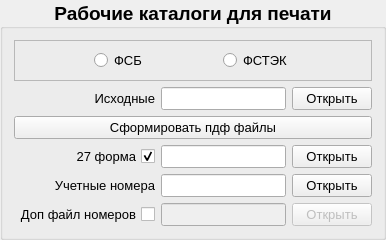
     <widget class="QGroupBox" name="groupBox_catalog_print">
      <property name="font">
       <font>
        <pointsize>14</pointsize>
        <weight>75</weight>
        <bold>true</bold>
       </font>
      </property>
      <property name="title">
       <string>Рабочие каталоги для печати</string>
      </property>
      <property name="alignment">
       <set>Qt::AlignCenter</set>
      </property>
      <layout class="QGridLayout" name="gridLayout_11">
       <item row="0" column="0" colspan="3">
        <widget class="QFrame" name="frame_12">
         <property name="sizePolicy">
          <sizepolicy hsizetype="Preferred" vsizetype="Fixed">
           <horstretch>0</horstretch>
           <verstretch>0</verstretch>
          </sizepolicy>
         </property>
         <property name="frameShape">
          <enum>QFrame::StyledPanel</enum>
         </property>
         <property name="frameShadow">
          <enum>QFrame::Raised</enum>
         </property>
         <layout class="QGridLayout" name="gridLayout_13">
          <item row="0" column="3">
           <widget class="QRadioButton" name="radioButton_FSTEK_print">
            <property name="font">
             <font>
              <pointsize>10</pointsize>
              <weight>50</weight>
              <bold>false</bold>
             </font>
            </property>
            <property name="text">
             <string>ФСТЭК</string>
            </property>
           </widget>
          </item>
          <item row="0" column="4">
           <spacer name="horizontalSpacer_16">
            <property name="orientation">
             <enum>Qt::Horizontal</enum>
            </property>
            <property name="sizeHint" stdset="0">
             <size>
              <width>40</width>
              <height>20</height>
             </size>
            </property>
           </spacer>
          </item>
          <item row="0" column="0">
           <spacer name="horizontalSpacer_15">
            <property name="orientation">
             <enum>Qt::Horizontal</enum>
            </property>
            <property name="sizeHint" stdset="0">
             <size>
              <width>40</width>
              <height>20</height>
             </size>
            </property>
           </spacer>
          </item>
          <item row="0" column="1">
           <widget class="QRadioButton" name="radioButton_FSB_print">
            <property name="font">
             <font>
              <pointsize>10</pointsize>
              <weight>50</weight>
              <bold>false</bold>
             </font>
            </property>
            <property name="text">
             <string>ФСБ</string>
            </property>
           </widget>
          </item>
          <item row="0" column="2">
           <spacer name="horizontalSpacer_5">
            <property name="orientation">
             <enum>Qt::Horizontal</enum>
            </property>
            <property name="sizeHint" stdset="0">
             <size>
              <width>40</width>
              <height>20</height>
             </size>
            </property>
           </spacer>
          </item>
         </layout>
        </widget>
       </item>
       <item row="1" column="0">
        <widget class="QLabel" name="label_old_print">
         <property name="sizePolicy">
          <sizepolicy hsizetype="Preferred" vsizetype="Fixed">
           <horstretch>0</horstretch>
           <verstretch>0</verstretch>
          </sizepolicy>
         </property>
         <property name="font">
          <font>
           <pointsize>10</pointsize>
           <weight>50</weight>
           <bold>false</bold>
          </font>
         </property>
         <property name="text">
          <string>Исходные</string>
         </property>
         <property name="alignment">
          <set>Qt::AlignRight|Qt::AlignTrailing|Qt::AlignVCenter</set>
         </property>
        </widget>
       </item>
       <item row="1" column="1">
        <widget class="QLineEdit" name="lineEdit_old_print">
         <property name="font">
          <font>
           <pointsize>10</pointsize>
           <weight>50</weight>
           <bold>false</bold>
          </font>
         </property>
        </widget>
       </item>
       <item row="1" column="2">
        <widget class="QPushButton" name="pushButton_old_print">
         <property name="sizePolicy">
          <sizepolicy hsizetype="Preferred" vsizetype="Fixed">
           <horstretch>0</horstretch>
           <verstretch>0</verstretch>
          </sizepolicy>
         </property>
         <property name="font">
          <font>
           <pointsize>10</pointsize>
           <weight>50</weight>
           <bold>false</bold>
          </font>
         </property>
         <property name="text">
          <string>Открыть</string>
         </property>
        </widget>
       </item>
       <item row="3" column="1">
        <widget class="QLineEdit" name="lineEdit_path_form_27_print">
         <property name="font">
          <font>
           <pointsize>10</pointsize>
           <weight>50</weight>
           <bold>false</bold>
          </font>
         </property>
        </widget>
       </item>
       <item row="3" column="2">
        <widget class="QPushButton" name="pushButton_path_form27_print">
         <property name="font">
          <font>
           <pointsize>10</pointsize>
           <weight>50</weight>
           <bold>false</bold>
          </font>
         </property>
         <property name="text">
          <string>Открыть</string>
         </property>
        </widget>
       </item>
       <item row="4" column="0">
        <widget class="QLabel" name="label_account_number">
         <property name="sizePolicy">
          <sizepolicy hsizetype="Preferred" vsizetype="Fixed">
           <horstretch>0</horstretch>
           <verstretch>0</verstretch>
          </sizepolicy>
         </property>
         <property name="font">
          <font>
           <pointsize>10</pointsize>
           <weight>50</weight>
           <bold>false</bold>
          </font>
         </property>
         <property name="text">
          <string>Учетные номера</string>
         </property>
         <property name="alignment">
          <set>Qt::AlignRight|Qt::AlignTrailing|Qt::AlignVCenter</set>
         </property>
        </widget>
       </item>
       <item row="4" column="1">
        <widget class="QLineEdit" name="lineEdit_account_numbers">
         <property name="font">
          <font>
           <pointsize>10</pointsize>
           <weight>50</weight>
           <bold>false</bold>
          </font>
         </property>
        </widget>
       </item>
       <item row="4" column="2">
        <widget class="QPushButton" name="pushButton_account_numbers">
         <property name="sizePolicy">
          <sizepolicy hsizetype="Preferred" vsizetype="Fixed">
           <horstretch>0</horstretch>
           <verstretch>0</verstretch>
          </sizepolicy>
         </property>
         <property name="font">
          <font>
           <pointsize>10</pointsize>
           <weight>50</weight>
           <bold>false</bold>
          </font>
         </property>
         <property name="text">
          <string>Открыть</string>
         </property>
        </widget>
       </item>
       <item row="5" column="0">
        <widget class="QCheckBox" name="checkBox_add_account_numbers">
         <property name="font">
          <font>
           <pointsize>10</pointsize>
           <weight>50</weight>
           <bold>false</bold>
          </font>
         </property>
         <property name="layoutDirection">
          <enum>Qt::RightToLeft</enum>
         </property>
         <property name="text">
          <string>Доп файл номеров</string>
         </property>
        </widget>
       </item>
       <item row="5" column="1">
        <widget class="QLineEdit" name="lineEdit_add_account_numbers">
         <property name="enabled">
          <bool>false</bool>
         </property>
         <property name="font">
          <font>
           <pointsize>10</pointsize>
           <weight>50</weight>
           <bold>false</bold>
          </font>
         </property>
        </widget>
       </item>
       <item row="5" column="2">
        <widget class="QPushButton" name="pushButton_add_account_numbers">
         <property name="enabled">
          <bool>false</bool>
         </property>
         <property name="sizePolicy">
          <sizepolicy hsizetype="Preferred" vsizetype="Fixed">
           <horstretch>0</horstretch>
           <verstretch>0</verstretch>
          </sizepolicy>
         </property>
         <property name="font">
          <font>
           <pointsize>10</pointsize>
           <weight>50</weight>
           <bold>false</bold>
          </font>
         </property>
         <property name="text">
          <string>Открыть</string>
         </property>
        </widget>
       </item>
       <item row="3" column="0">
        <widget class="QCheckBox" name="checkBox_form_27">
         <property name="sizePolicy">
          <sizepolicy hsizetype="Preferred" vsizetype="Fixed">
           <horstretch>0</horstretch>
           <verstretch>0</verstretch>
          </sizepolicy>
         </property>
         <property name="font">
          <font>
           <pointsize>10</pointsize>
           <weight>50</weight>
           <bold>false</bold>
          </font>
         </property>
         <property name="layoutDirection">
          <enum>Qt::RightToLeft</enum>
         </property>
         <property name="text">
          <string>27 форма</string>
         </property>
         <property name="checked">
          <bool>true</bool>
         </property>
         <property name="tristate">
          <bool>false</bool>
         </property>
        </widget>
       </item>
       <item row="2" column="0" colspan="3">
        <widget class="QPushButton" name="pushButton_create_PDF">
         <property name="font">
          <font>
           <pointsize>10</pointsize>
           <weight>50</weight>
           <bold>false</bold>
          </font>
         </property>
         <property name="text">
          <string>Сформировать пдф файлы</string>
         </property>
        </widget>
       </item>
      </layout>
     </widget>
